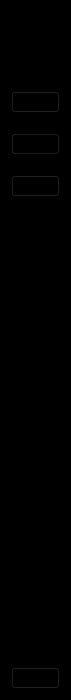
       <widget class="QWidget" name="icon_only_widget" native="true">
        <property name="minimumSize">
         <size>
          <width>71</width>
          <height>0</height>
         </size>
        </property>
        <property name="maximumSize">
         <size>
          <width>71</width>
          <height>16777215</height>
         </size>
        </property>
        <property name="styleSheet">
         <string notr="true">QWidget{
	background-color: rgb(0, 0, 0);
}</string>
        </property>
        <layout class="QVBoxLayout" name="verticalLayout_4">
         <property name="topMargin">
          <number>30</number>
         </property>
         <item>
          <layout class="QHBoxLayout" name="horizontalLayout">
           <item>
            <spacer name="horizontalSpacer_2">
             <property name="orientation">
              <enum>Qt::Horizontal</enum>
             </property>
             <property name="sizeHint" stdset="0">
              <size>
               <width>18</width>
               <height>20</height>
              </size>
             </property>
            </spacer>
           </item>
           <item>
            <widget class="QLabel" name="label_4">
             <property name="maximumSize">
              <size>
               <width>40</width>
               <height>40</height>
              </size>
             </property>
             <property name="text">
              <string/>
             </property>
             <property name="pixmap">
              <pixmap resource="resources.qrc">:/icons/logosmall1.png</pixmap>
             </property>
             <property name="scaledContents">
              <bool>true</bool>
             </property>
            </widget>
           </item>
           <item>
            <spacer name="horizontalSpacer">
             <property name="orientation">
              <enum>Qt::Horizontal</enum>
             </property>
             <property name="sizeHint" stdset="0">
              <size>
               <width>18</width>
               <height>20</height>
              </size>
             </property>
            </spacer>
           </item>
          </layout>
         </item>
         <item>
          <layout class="QVBoxLayout" name="verticalLayout_2">
           <property name="spacing">
            <number>20</number>
           </property>
           <property name="topMargin">
            <number>35</number>
           </property>
           <item>
            <widget class="QPushButton" name="home1">
             <property name="styleSheet">
              <string notr="true">QPushButton:checked{
background-color: #5ce9ff;
border-radius: 3px;
}
QPushButton:hover{
background-color: #5ce9ff;
border-radius: 3px;
}</string>
             </property>
             <property name="text">
              <string/>
             </property>
             <property name="icon">
              <iconset resource="resources.qrc">
               <normaloff>:/icons/home.png</normaloff>:/icons/home.png</iconset>
             </property>
             <property name="iconSize">
              <size>
               <width>100</width>
               <height>30</height>
              </size>
             </property>
             <property name="checkable">
              <bool>true</bool>
             </property>
             <property name="autoExclusive">
              <bool>true</bool>
             </property>
            </widget>
           </item>
           <item>
            <widget class="QPushButton" name="students1">
             <property name="styleSheet">
              <string notr="true">QPushButton:checked{
background-color: #5ce9ff;
border-radius: 3px;
}
QPushButton:hover{
background-color: #5ce9ff;
border-radius: 3px;
}</string>
             </property>
             <property name="text">
              <string/>
             </property>
             <property name="icon">
              <iconset resource="resources.qrc">
               <normaloff>:/icons/studentssmall1 (1).png</normaloff>:/icons/studentssmall1 (1).png</iconset>
             </property>
             <property name="iconSize">
              <size>
               <width>100</width>
               <height>30</height>
              </size>
             </property>
             <property name="checkable">
              <bool>true</bool>
             </property>
             <property name="autoExclusive">
              <bool>true</bool>
             </property>
            </widget>
           </item>
           <item>
            <widget class="QPushButton" name="attendance1">
             <property name="styleSheet">
              <string notr="true">QPushButton:checked{
background-color: #5ce9ff;
border-radius: 3px;
}
QPushButton:hover{
background-color: #5ce9ff;
border-radius: 3px;
}</string>
             </property>
             <property name="text">
              <string/>
             </property>
             <property name="icon">
              <iconset resource="resources.qrc">
               <normaloff>:/icons/attendance.png</normaloff>:/icons/attendance.png</iconset>
             </property>
             <property name="iconSize">
              <size>
               <width>100</width>
               <height>40</height>
              </size>
             </property>
             <property name="checkable">
              <bool>true</bool>
             </property>
             <property name="autoExclusive">
              <bool>true</bool>
             </property>
            </widget>
           </item>
          </layout>
         </item>
         <item>
          <spacer name="verticalSpacer_2">
           <property name="orientation">
            <enum>Qt::Vertical</enum>
           </property>
           <property name="sizeHint" stdset="0">
            <size>
             <width>20</width>
             <height>464</height>
            </size>
           </property>
          </spacer>
         </item>
         <item>
          <widget class="QPushButton" name="exit1">
           <property name="styleSheet">
            <string notr="true">QPushButton:checked{
background-color: #5ce9ff;
border-radius: 3px;
}
QPushButton:hover{
background-color: #5ce9ff;
border-radius: 3px;
}</string>
           </property>
           <property name="text">
            <string/>
           </property>
           <property name="icon">
            <iconset resource="resources.qrc">
             <normaloff>:/icons/signoutsmall1.png</normaloff>:/icons/signoutsmall1.png</iconset>
           </property>
           <property name="iconSize">
            <size>
             <width>100</width>
             <height>30</height>
            </size>
           </property>
           <property name="checkable">
            <bool>true</bool>
           </property>
           <property name="autoExclusive">
            <bool>true</bool>
           </property>
          </widget>
         </item>
        </layout>
       </widget>
